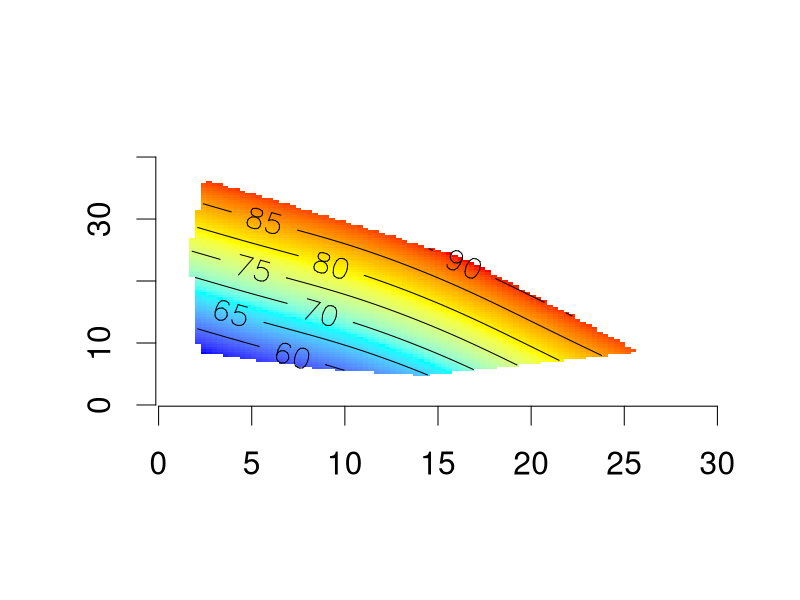

The R source for this figure: (Note: this script raises an error after producing the figure.)
require(mgcv)
require(sp)

rgb.palette<-colorRampPalette(c("blue","cyan","yellow","red"),space="Lab",interpolate="linear")


no.cols<-256
gr<-101				# resolution along each axis. 
findConvex<-function(x,y,names){
	hull<-cbind(x,y)[chull(cbind(x,y)),]
	px<-pretty(x)			# returns same number of items as x, but rounded and evenly spaced.
	py<-pretty(y)
	x.new<-seq(min(px),max(px),len=gr)
	y.new<-seq(min(py),max(py),len=gr)
	ingrid<-as.data.frame(expand.grid(x.new,y.new))
	Fgrid<-ingrid
	Fgrid[(point.in.polygon(ingrid[,1], ingrid[,2], hull[,1],hull[,2])==0),]<-NA
	names(Fgrid)<-names
	return(Fgrid)
	}

# Get hold of the data set
genus  <- read.csv("phylogenetic-genus.csv",header=1)
family <- read.csv("phylogenetic-family.csv",header=1)
class  <- read.csv("phylogenetic-class.csv",header=1)
select  <- read.csv("phylogenetic-select.csv",header=1)

# Pre-processing. These are the coordinates at which GAM predictions are extracted, for plotting surfaces. Can't plot surfaces
# for 3D data, so take a slice at median protein/carb/fat values. 
dfgenus <- findConvex(select$eaten.P, select$eaten.C, c("eaten.P","eaten.C"))
dfgenus$eaten.F <- median(select$eaten.F)

dfgenus2 <- findConvex(select$eaten.P, select$eaten.F, c("eaten.P","eaten.F"))
dfgenus2$eaten.C <- median(select$eaten.C)

dfgenus3 <- findConvex(select$eaten.C, select$eaten.F, c("eaten.C","eaten.F"))
dfgenus3$eaten.P <- median(select$eaten.P)

drawResponse <- function(name, training, newdata, graphName, summaryName, protFat=FALSE, protCarb=FALSE) 
{
	# name = name of the taxa, which is the response value column in the input table. 
	# training = the dataframe containing the response data, and the predictor values. 
	# newData = dataframe describing the values at which predictions are to be calcualted for drawing a landscape. 
	# graphname = location of where landscape graph is to be written
	# summaryName = location of where summary of gam quality-of-fit should be written. 
	k1 <- 10
	k2 <- 10
	print(name)
	gam1 <- gam(eval(parse(text=name)) ~ s(eaten.P,k=k1,bs="tp")+s(eaten.C,k=k1,bs="tp")+s(eaten.F,k=k1,bs="tp") 
							+s(eaten.P,eaten.C,k=k2,bs="tp")+s(eaten.P,eaten.F,k=k2,bs="tp") +s(eaten.C,eaten.F,k=k2,bs="tp")
							+s(eaten.P,eaten.C,eaten.F,k=k2,bs="tp"), 
							gamma=1.0,method="REML",data=training,select=TRUE)

	fit1 <- predict(gam1, newdata=newdata)

	# Draw the landscape
	nlev <- 8
	map <- rgb.palette(no.cols)
	sub <- paste("(Fat: ",round(unique(newdata$eaten.F),0),")", sep="")
	if(protFat)
	{
		sub <- paste("(Carb: ",round(unique(newdata$eaten.C),0),")", sep="")
	}
	if(protCarb)
	{
		sub <- paste("(Prot: ",round(unique(newdata$eaten.P),0),")", sep="")	
	}
	mn <- min(c(unlist(fit1)),na.rm=TRUE)		# the minimum and maximum values enountered in the fit. 
	mx <- max(c(unlist(fit1)),na.rm=TRUE)

	pdf(graphName)
	par(cex=1.9)								# make text bigger on plot
	locs<-(range(unlist(fit1),na.rm=TRUE)-mn)/(mx-mn)*no.cols
	surf<-matrix(fit1,nrow=sqrt(dim(newdata)[1]))
	px<-pretty(genus$eaten.P)			# the tick locations, made pretty (0  5 10 15 20 25 30)
	py<-pretty(genus$eaten.C)
	if(protFat)
	{
		py<-pretty(genus$eaten.F)
	}	
	if(protCarb)
	{
		px<-pretty(genus$eaten.C)
		py<-pretty(genus$eaten.F)
	}
	x.new<-seq(min(px),max(px),len=gr)	# x and y locations where coloured boxes are to be drawn. 
	y.new<-seq(min(py),max(py),len=gr)
	xlab <- 'Protein eaten (KJ/day)'
	ylab <- 'Carbohydrate eaten (KJ/day)'
	if (protFat)
	{
		ylab <- 'Fat eaten (KJ/day)'
	}
	if(protCarb)
	{
		xlab <- 'Carbohydrate eaten (KJ/day)'
		ylab <- 'Fat eaten (KJ/day)'
	}
	xlab <- '' # turn off labels, temporarily. 
	ylab <- ''
	# image creates a pixelised plot. 
	image(x.new,y.new,surf,col=map[locs[1]:locs[2]],xlab=xlab,ylab=ylab, axes=FALSE)
	#image(x.new,y.new,surf,col=map[locs[1]:locs[2]],xlab=xlab,ylab=ylab, main=name,sub=sub,axes=FALSE)
	axis(1)								# draw the axes
	axis(2)
	contour(x.new,y.new,surf,add=TRUE,levels=pretty(range(mn,mx),8),labcex=1.9)		# labcex adjusts font size for contour lines. 
	dev.off()

	print(summaryName)
	sink(file=summaryName) 
	print(summary(gam1))
	sink() 
}


######## SELECT (from the mouse-data-dup-removed.csv file) #########
# used in Cell Metabolism paper
for (j in 20:length(colnames(select)))
{
	colnames(select)[j]
	if (mean(unlist(select[j])) > 0.5)
	{
		name <- colnames(select)[j]
		graphLoc <- paste('select/', name, '.pdf', sep="")
		summaryLoc <- paste('select/', name, '.summary.txt', sep="")
		drawResponse(name,select,dfgenus,graphLoc,summaryLoc)

		name <- colnames(select)[j]
		graphLoc <- paste('select/', name, '-PF.pdf', sep="")
		drawResponse(name,select,dfgenus2,graphLoc,summaryLoc,protFat=TRUE)

		name <- colnames(select)[j]
		graphLoc <- paste('select/', name, '-CF.pdf', sep="")
		drawResponse(name,select,dfgenus3,graphLoc,summaryLoc,protCarb=TRUE)		
	}
}


# ######## GENUS #########
# for (j in 20:length(colnames(genus)))
# {
# 	if (mean(unlist(genus[j])) > 0.5)
# 	{
# 		name <- colnames(genus)[j]
# 		graphLoc <- paste('genus/', name, '.pdf', sep="")
# 		summaryLoc <- paste('genus/', name, '.summary.txt', sep="")
# 		drawResponse(name,genus,dfgenus,graphLoc,summaryLoc)

# 		name <- colnames(genus)[j]
# 		graphLoc <- paste('genus/', name, '-PF.pdf', sep="")
# 		drawResponse(name,genus,dfgenus2,graphLoc,summaryLoc,protFat=TRUE)

# 		name <- colnames(genus)[j]
# 		graphLoc <- paste('genus/', name, '-CF.pdf', sep="")
# 		drawResponse(name,genus,dfgenus3,graphLoc,summaryLoc,protCarb=TRUE)		
# 	}
# }

# ######### FAMILY #########
# for (j in 20:length(colnames(family)))
# {
# 	if (mean(unlist(family[j])) > 0.5)
# 	{
# 		name <- colnames(family)[j]
# 		graphLoc <- paste('family/', name, '.pdf', sep='')
# 		summaryLoc <- paste('family/', name, '.summary.txt', sep='')
# 		drawResponse(name,family,dfgenus,graphLoc,summaryLoc)
		
# 		graphLoc <- paste('family/', name, '-PF.pdf', sep='')
# 		drawResponse(name,family,dfgenus2,graphLoc,summaryLoc,protFat=TRUE)		
		
# 		graphLoc <- paste('family/', name, '-CF.pdf', sep='')
# 		drawResponse(name,family,dfgenus3,graphLoc,summaryLoc,protCarb=TRUE)				
# 	}
# }

# ######## CLASS #########
# for (j in 20:length(colnames(class)))
# {
# 	if (mean(unlist(class[j])) > 0.5)
# 	{
# 		name <- colnames(class)[j]
# 		graphLoc <- paste('class/', name, '.pdf', sep="")
# 		summaryLoc <- paste('class/', name, '.summary.txt', sep="")
# 		drawResponse(name,class,dfgenus,graphLoc,summaryLoc)

# 		graphLoc <- paste('class/', name, '-PF.pdf', sep="")
# 		drawResponse(name,class,dfgenus2,graphLoc,summaryLoc,protFat=TRUE)

# 		graphLoc <- paste('class/', name, '-CF.pdf', sep="")
# 		drawResponse(name,class,dfgenus3,graphLoc,summaryLoc,protCarb=TRUE)
# 	}
# }
